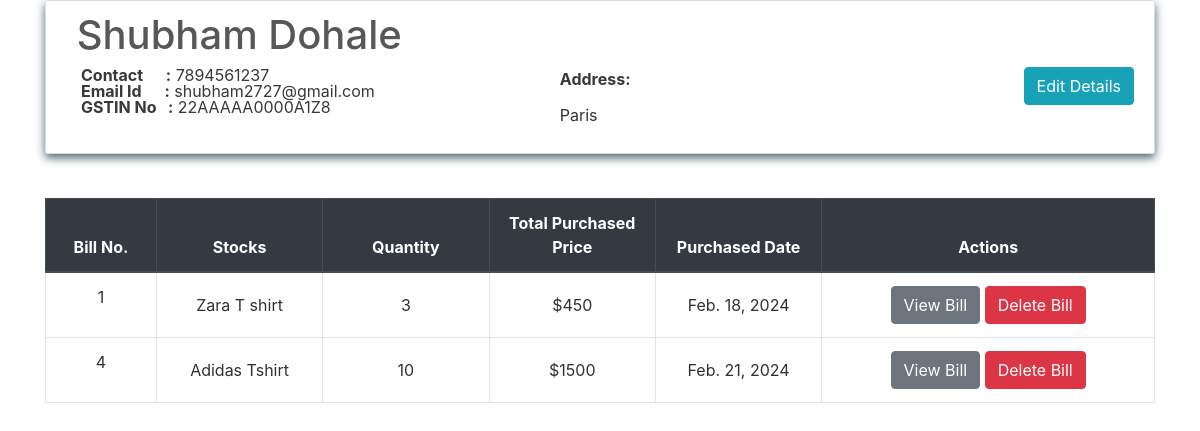
The app's page /transactions/suppliers/Shubham Dohale with its own data.
### transactions/models.py (models this page shows, shortened)
class Supplier(models.Model):
    id = models.AutoField(primary_key=True)
    name = models.CharField(max_length=150)
    phone = models.CharField(max_length=12, unique=True)
    address = models.CharField(max_length=200)
    email = models.EmailField(max_length=254, unique=True)
    gstin = models.CharField(max_length=15, unique=True)
    is_deleted = models.BooleanField(default=False)

class PurchaseBill(models.Model):
    billno = models.AutoField(primary_key=True)
    time = models.DateTimeField(auto_now=True)
    supplier = models.ForeignKey(Supplier, on_delete = models.CASCADE, related_name='purchasesupplier')
    def get_items_list(self):
        return PurchaseItem.objects.filter(billno=self)
    def get_total_price(self):
        purchaseitems = PurchaseItem.objects.filter(billno=self)
        total = 0
        for item in purchaseitems:
            total += item.totalprice
        return total

class PurchaseItem(models.Model):
    billno = models.ForeignKey(PurchaseBill, on_delete = models.CASCADE, related_name='purchasebillno')
    stock = models.ForeignKey(Stock, on_delete = models.CASCADE, related_name='purchaseitem')
    quantity = models.IntegerField(default=1)
    perprice = models.IntegerField(default=1)
    totalprice = models.IntegerField(default=1)

### inventory/models.py (models this page shows, shortened)
class Stock(models.Model):
    id = models.AutoField(primary_key=True)
    name = models.CharField(max_length=30, unique=True)
    quantity = models.IntegerField(default=1)
    is_deleted = models.BooleanField(default=False)

### transactions/views.py (the view)
# urls.py: path('suppliers/<name>', views.SupplierView.as_view(), name='supplier'),
class SupplierView(View):
    def get(self, request, name):
        supplierobj = get_object_or_404(Supplier, name=name)
        bill_list = PurchaseBill.objects.filter(supplier=supplierobj)
        page = request.GET.get('page', 1)
        paginator = Paginator(bill_list, 10)
        try:
            bills = paginator.page(page)
        except PageNotAnInteger:
            bills = paginator.page(1)
        except EmptyPage:
            bills = paginator.page(paginator.num_pages)
        context = {
            'supplier'  : supplierobj,
            'bills'     : bills
        }
        return render(request, 'suppliers/supplier.html', context)

### transactions/templates/suppliers/supplier.html (shortened to what this page needs)
{% extends "base.html" %}
{% block content %}
    <div class="content-section">
        <div class="media">
            <div class="media-body">
                <h2 style="color:#575757;" class="account-heading">&nbsp;{{ supplier.name }}</h2>
                <a href="{% url 'edit-supplier' supplier.pk %}" class="btn btn-info" style="float: right;">Edit Details</a>
                <div class="row">
                    <div class="col-md-6">
                        <p class="fal">
                            <b>Contact &nbsp; &nbsp;&nbsp; :</b> {{ supplier.phone }} <br>
                            <b>Email Id &nbsp;&nbsp;&nbsp;&nbsp; :</b> {{ supplier.email }} <br>
                            <b>GSTIN No &nbsp; :</b> {{ supplier.gstin }} <br>
                        </p>
                    </div>
                    <div class="col-md-6">
                        <p class="fal">
                            <b>Address:</b> <br> {{ supplier.address|linebreaks }}
                        </p>
                    </div>
                </div>
            </div>
        </div>
    </div>
    <table class="table table-css table-hover table-bordered">
        <br>
        <thead class="thead-dark align-middle">
            <tr>
                <th width="10%">Bill No.</th>
                <th width="15%">Stocks</th>
                <th width="15%">Quantity</th>
                <th width="15%">Total Purchased Price</th>
                <th width="15%">Purchased Date</th>
                <th width="30%">Actions</th>
            </tr>
        </thead>
        <tbody>
            {% for purchase in bills %}
            <tr>
                <td class="align-middle"> <p>{{ purchase.billno }}</p> </td>
                <td class="align-middle">{% for item in purchase.get_items_list %} {{ item.stock.name }} <br> {% endfor %}</td>
                <td class="align-middle">{% for item in purchase.get_items_list %} {{ item.quantity }} <br> {% endfor %}</td>
                <td class="align-middle">${{ purchase.get_total_price }}</td>
                <td class="align-middle">{{ purchase.time.date }}</td>
                <td class="align-middle"> <a href="{% url 'purchase-bill' purchase.billno %}" class="btn btn-secondary">View Bill</a> <a href="{% url 'delete-purchase' purchase.pk %}" class="btn btn-danger">Delete Bill</a> </td>
            </tr>
            {% endfor %}
        </tbody>
    </table>
</div>
{% endblock content %}

### homepage/static/css/main.css (style rules this page uses)
body, html { height: 100%; }
.fal { color: #383838; }
p { color: rgb(49, 49, 49); }
a { color: #55b159; }
.table-css { color: #313131; }
h1, h2, h3, h4, h5, h6 { color: #ffffff; }
.content-section { background: transparent; box-shadow: 0 4px 10px #4e6570; color: rgb(36, 36, 36); padding: 10px 20px; border: 1px solid #dddddd; border-radius: 3px; margin-bottom: 20px; }
.account-heading { font-size: 2.5rem; }
.align-middle { text-align: center; }

### records on screen
Supplier: name "Shubham Dohale", phone "7894561237", email "shubham2727@gmail.com", gstin "22AAAAA0000A1Z8", address "Paris"
PurchaseBill: billno "1", get_total_price "450", time "Feb. 18, 2024"
PurchaseItem: stock.name "Zara T shirt", quantity "3"
PurchaseBill: billno "4", get_total_price "1500", time "Feb. 21, 2024"
PurchaseItem: stock.name "Adidas Tshirt", quantity "10"
